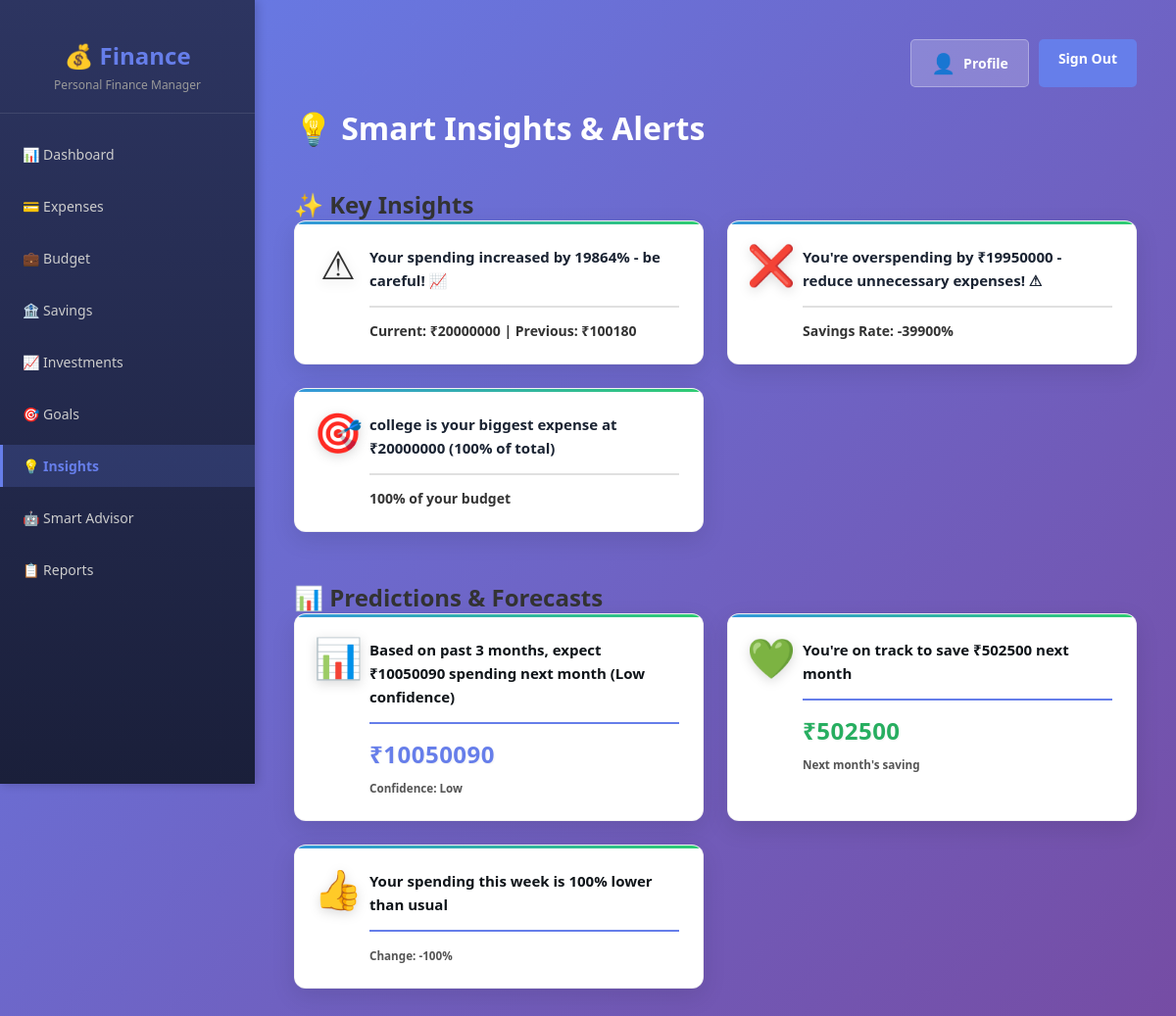
The app's page /insights/ (signed in) with its own data.
### models/expense.py (models this page shows, shortened)
class Expense(db.Model):
    id = db.Column(db.Integer, primary_key=True)
    user_id = db.Column(db.Integer, db.ForeignKey("user.id"), nullable=False)
    category = db.Column(db.String(50), nullable=False)
    amount = db.Column(db.Float, nullable=False)
    date = db.Column(db.DateTime, nullable=False, default=datetime.utcnow)
    description = db.Column(db.String(200), nullable=True)

### routes/insights_routes.py (the view)
@insights_bp.route("/")
@login_required
def insights():
    insights = InsightsService.get_all_insights(current_user.id)
    predictions = PredictionService.get_all_predictions(current_user.id)
    alerts = AlertsService.get_all_alerts(current_user.id)
    return render_template("insights.html",
                          insights=insights,
                          predictions=predictions,
                          alerts=alerts)

### finance-app.py (called while the page is built)
@login_manager.user_loader
def load_user(user_id):
    return User.query.get(int(user_id))

### services/alerts_service.py (called while the page is built, shortened)
    @staticmethod
    def get_budget_alerts(user_id):
        alerts = []
        budgets = BudgetService.get_all_budgets(user_id)
        expenses = ExpenseService.get_all_expenses(user_id)
        now = datetime.utcnow()
        expenses_by_category = defaultdict(float)
        for expense in expenses:
            if expense.date.year == now.year and expense.date.month == now.month:
                expenses_by_category[expense.category] += expense.amount
        for budget in budgets:
            if budget.year == now.year and budget.month == now.month:
                spent = expenses_by_category.get(budget.category, 0)
                percentage = (spent / budget.limit * 100) if budget.limit > 0 else 0
        return alerts

    @staticmethod
    def get_low_savings_alerts(user_id):
        alerts = []
        savings = SavingService.get_all_savings(user_id)
        now = datetime.utcnow()
        current_month_savings = [s for s in savings if
                                 s.date.year == now.year and
                                 s.date.month == now.month]
        current_saved = sum(s.amount for s in current_month_savings)
        expected_minimum = 5000  # ₹5000 minimum savings expected
        return alerts

    @staticmethod
    def get_unusual_expense_alerts(user_id):
        alerts = []
        expenses = ExpenseService.get_all_expenses(user_id)
        now = datetime.utcnow()
        today = datetime.combine(now.date(), datetime.min.time())
        today_expenses = [e for e in expenses if
                         datetime.combine(e.date.date(), datetime.min.time()) == today]
        today_total = sum(e.amount for e in today_expenses)
        month_expenses = [e for e in expenses if
                         e.date.year == now.year and
                         e.date.month == now.month]
        if month_expenses:
            days_in_month = len(set(e.date.date() for e in month_expenses))
            if days_in_month > 0:
                avg_daily = sum(e.amount for e in month_expenses) / days_in_month
        return alerts

### services/budget_service.py (called while the page is built)
    @staticmethod
    def get_all_budgets(user_id):
        return Budget.query.filter_by(user_id=user_id).all()

### services/expense_service.py (called while the page is built)
    @staticmethod
    def get_all_expenses(user_id):
        return Expense.query.filter_by(user_id=user_id).all()

### services/saving_service.py (called while the page is built)
    @staticmethod
    def get_all_savings(user_id):
        return Saving.query.filter_by(user_id=user_id).all()

### templates/insights.html (shortened to what this page needs)
{% extends "base.html" %}
{% block content %}
<div class="header">
    <h1>💡 Smart Insights & Alerts</h1>
</div>
{% if insights %}
<div class="section-container">
    <h2 class="section-header">✨ Key Insights</h2>
    <div class="cards-grid">
        {% for insight in insights %}
            <div class="card">
                <div class="card-content">
                    <div class="card-icon">{{ insight.emoji }}</div>
                    <div class="card-text">
                        <div class="card-message">
                            {{ insight.message }}
                        </div>
                        {% if insight.type == 'trend' %}
                            <div class="card-footer">
                                Current: <strong>₹{{ insight.current_amount | int }}</strong> | Previous: ₹{{ insight.previous_amount | int }}
                            </div>
                        {% elif insight.type == 'savings' %}
                            <div class="card-footer">
                                Savings Rate: <strong>{{ insight.savings_rate | int }}%</strong>
                            </div>
                        {% elif insight.type == 'category' %}
                            <div class="card-footer">
                                <strong>{{ insight.percentage | int }}%</strong> of your budget
                            </div>
                        {% endif %}
                    </div>
                </div>
            </div>
        {% endfor %}
    </div>
</div>
{% endif %}
{% if predictions %}
<div class="section-container">
    <h2 class="section-header">📊 Predictions & Forecasts</h2>
    <div class="cards-grid">
        {% for prediction in predictions %}
            <div class="card prediction">
                <div class="card-content">
                    <div class="card-icon">{{ prediction.emoji }}</div>
                    <div class="card-text">
                        <div class="card-message">
                            {{ prediction.message }}
                        </div>
                        {% if prediction.type == 'expense_forecast' %}
                            <div class="card-footer">
                                <div class="prediction-value">₹{{ prediction.predicted_amount | int }}</div>
                                <small>Confidence: {{ prediction.confidence }}</small>
                            </div>
                        {% elif prediction.type == 'savings_forecast' %}
                            <div class="card-footer">
                                <div class="prediction-value" style="color: #27ae60;">₹{{ prediction.predicted_savings | int }}</div>
                                <small>Next month's saving</small>
                            </div>
                        {% elif prediction.type == 'anomaly' %}
                            <div class="card-footer">
                                <small>Change: <strong>{{ prediction.change_percentage | int }}%</strong></small>
                            </div>
                        {% endif %}
                    </div>
                </div>
            </div>
        {% endfor %}
    </div>
</div>
{% endif %}
{% endblock %}

### templates/base.html (style rules this page uses)
* { margin: 0; padding: 0; box-sizing: border-box; }
body { font-family: 'Segoe UI', Tahoma, Geneva, Verdana, sans-serif; background: linear-gradient(135deg, #667eea 0%, #764ba2 100%); min-height: 100vh; color: #333; }
.header { display: flex; justify-content: space-between; align-items: center; margin-bottom: 40px; }
.header h1 { color: white; font-size: 32px; font-weight: 700; }
.cards-grid { display: grid; grid-template-columns: repeat(auto-fit, minmax(280px, 1fr)); gap: 20px; margin-bottom: 40px; }
.card { background: white; border-radius: 10px; padding: 25px; box-shadow: 0 5px 20px rgba(0, 0, 0, 0.1); transition: all 0.3s ease; }
.card-icon { font-size: 24px; width: 40px; height: 40px; border-radius: 50%; display: flex; align-items: center; justify-content: center; }

### templates/insights.html (style rules this page uses)
.section-container { margin-bottom: 50px; }
.cards-grid { display: grid; grid-template-columns: repeat(auto-fit, minmax(280px, 1fr)); gap: 24px; animation: fadeIn 0.5s ease-in; }
.card { background: white; border-radius: 12px; padding: 24px; box-shadow: 0 8px 24px rgba(0, 0, 0, 0.1); transition: all 0.3s cubic-bezier(0.4, 0, 0.2, 1); border: 1px solid rgba(0, 0, 0, 0.05); position: relative; overflow: hidden; }
.card::before { content: ''; position: absolute; top: 0; left: 0; right: 0; height: 3px; background: linear-gradient(90deg, #3498db, #2ecc71); }
.card-content { display: flex; align-items: flex-start; gap: 12px; }
.card-icon { font-size: 40px; flex-shrink: 0; line-height: 1; filter: drop-shadow(0 3px 6px rgba(0,0,0,0.15)); }
.card-text { flex: 1; }
.card-message { color: #1a2332; font-size: 15px; line-height: 1.6; margin-bottom: 14px; font-weight: 600; }
.card.prediction .card-message { color: #0f1419; font-weight: 700; }
.card-footer { margin-top: 14px; padding-top: 14px; border-top: 2px solid #e0e0e0; font-size: 14px; color: #333; font-weight: 700; }
.card.prediction .card-footer { border-top-color: #667eea; color: #2c3e50; }
.card.prediction .card-footer small { color: #555; font-weight: 600; }
.prediction-value { font-size: 24px; font-weight: 800; color: #667eea; margin-bottom: 8px; letter-spacing: 0.5px; text-shadow: 1px 1px 2px rgba(0,0,0,0.05); }

### records on screen
Expense: emoji "🎯", message "college is your biggest expense at ₹20000000 (100% of total)", percentage "100"

### other values on screen
{{ insight.emoji }} "⚠" "❌"
{{ insight.message }} "Your spending increased by 19864% - be careful! 📈" "You're overspending by ₹19950000 - reduce unnecessary expenses! ⚠"
{{ insight.current_amount | int }} "20000000"
{{ insight.previous_amount | int }} "100180"
{{ insight.savings_rate | int }} "-39900"
{{ prediction.emoji }} "📊" "💚" "👍"
{{ prediction.message }} "Based on past 3 months, expect ₹10050090 spending next month (Low confidence)" "You're on track to save ₹502500 next month" "Your spending this week is 100% lower than usual"
{{ prediction.predicted_amount | int }} "10050090"
{{ prediction.confidence }} "Low"
{{ prediction.predicted_savings | int }} "502500"
{{ prediction.change_percentage | int }} "-100"
